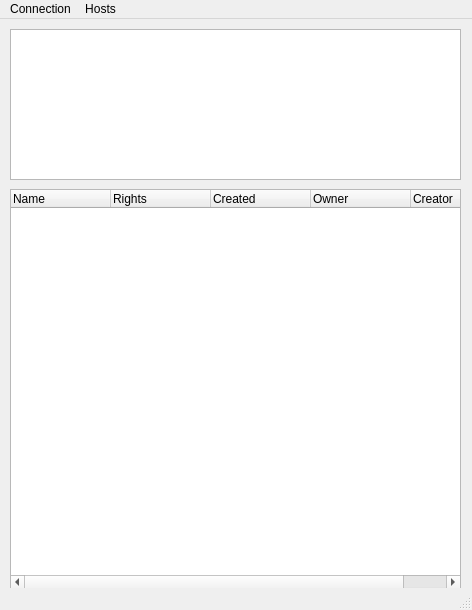
<?xml version="1.0" encoding="UTF-8"?>
<ui version="4.0">
 <class>MainWindow</class>
 <widget class="QMainWindow" name="MainWindow">
  <property name="geometry">
   <rect>
    <x>0</x>
    <y>0</y>
    <width>472</width>
    <height>610</height>
   </rect>
  </property>
  <property name="windowTitle">
   <string>Remote hosts disk management</string>
  </property>
  <widget class="QWidget" name="centralwidget">
   <widget class="QTreeWidget" name="catalogTreeWidget">
    <property name="geometry">
     <rect>
      <x>10</x>
      <y>170</y>
      <width>451</width>
      <height>401</height>
     </rect>
    </property>
    <property name="columnCount">
     <number>5</number>
    </property>
    <column>
     <property name="text">
      <string notr="true">Name</string>
     </property>
    </column>
    <column>
     <property name="text">
      <string>Rights</string>
     </property>
    </column>
    <column>
     <property name="text">
      <string>Created</string>
     </property>
    </column>
    <column>
     <property name="text">
      <string>Owner</string>
     </property>
    </column>
    <column>
     <property name="text">
      <string>Creator</string>
     </property>
    </column>
   </widget>
   <widget class="QListWidget" name="partitionsListWidget">
    <property name="geometry">
     <rect>
      <x>10</x>
      <y>10</y>
      <width>451</width>
      <height>151</height>
     </rect>
    </property>
   </widget>
  </widget>
  <widget class="QMenuBar" name="menubar">
   <property name="geometry">
    <rect>
     <x>0</x>
     <y>0</y>
     <width>472</width>
     <height>22</height>
    </rect>
   </property>
   <widget class="QMenu" name="menuHosts">
    <property name="title">
     <string>Hosts</string>
    </property>
    <addaction name="actionHost_list"/>
    <addaction name="actionSaved_hosts"/>
   </widget>
   <widget class="QMenu" name="menuConnection">
    <property name="title">
     <string>Connection</string>
    </property>
    <addaction name="actionConnect_to"/>
    <addaction name="actionDisconnect"/>
    <addaction name="actionConnection_properties"/>
   </widget>
   <addaction name="menuConnection"/>
   <addaction name="menuHosts"/>
  </widget>
  <widget class="QStatusBar" name="statusbar"/>
  <action name="actionHost_list">
   <property name="text">
    <string>Add a host</string>
   </property>
  </action>
  <action name="actionSaved_hosts">
   <property name="text">
    <string>Saved hosts</string>
   </property>
  </action>
  <action name="actionConnect_to">
   <property name="text">
    <string>Connect to...</string>
   </property>
  </action>
  <action name="actionDisconnect">
   <property name="text">
    <string>Disconnect</string>
   </property>
  </action>
  <action name="actionConnection_properties">
   <property name="text">
    <string>Connection properties</string>
   </property>
  </action>
 </widget>
 <resources/>
 <connections/>
</ui>
